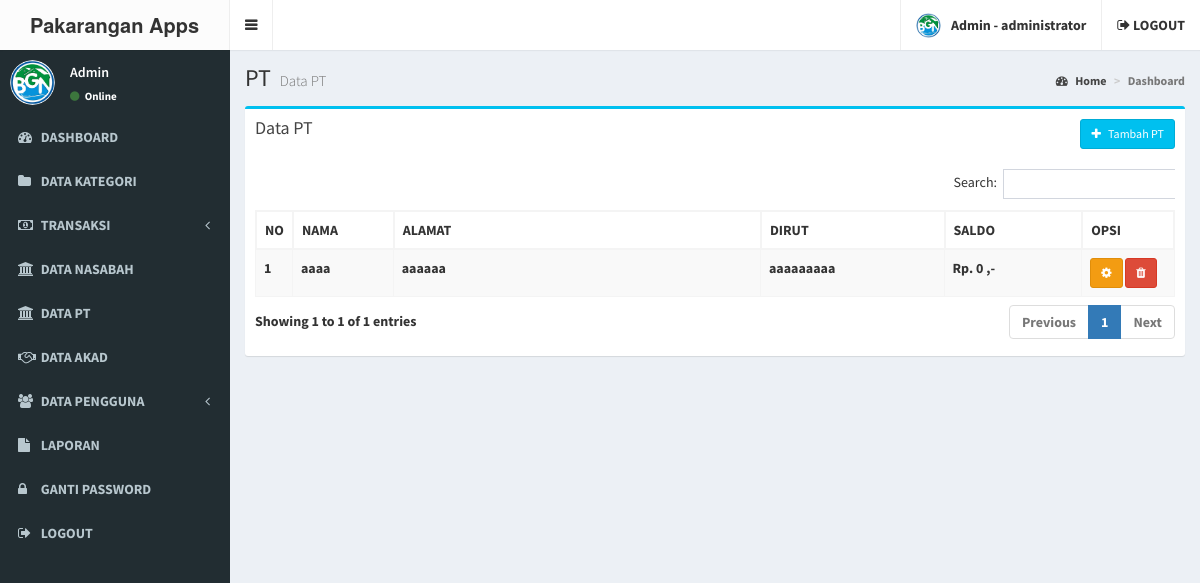
Page /admin/pt.php (signed in) on the committed database.
### tables this page shows
CREATE TABLE IF NOT EXISTS `user` (
  `user_id` int(11) NOT NULL AUTO_INCREMENT,
  `user_nama` varchar(100) NOT NULL,
  `user_username` varchar(100) NOT NULL,
  `user_password` varchar(100) NOT NULL,
  `user_foto` varchar(100) DEFAULT NULL,
  `user_level` varchar(20) NOT NULL,
  PRIMARY KEY (`user_id`)
);

CREATE TABLE IF NOT EXISTS `pt` (
  `id` int(11) NOT NULL AUTO_INCREMENT,
  `nama_pt` varchar(255) NOT NULL,
  `alamat_pt` varchar(255) NOT NULL,
  `dirut_pt` varchar(255) NOT NULL DEFAULT '0',
  `saldo` bigint(20) NOT NULL DEFAULT 0,
  PRIMARY KEY (`id`)
);

### admin/pt.php (the view, shortened to what this page needs)
<?php include 'header.php'; ?>
<div class="content-wrapper">
  <section class="content-header">
    <h1>
      PT
      <small>Data PT</small>
    </h1>
    <ol class="breadcrumb">
      <li><a href="#"><i class="fa fa-dashboard"></i> Home</a></li>
      <li class="active">Dashboard</li>
    </ol>
  </section>
  <section class="content">
    <div class="row">
      <section class="col-lg-12">
        <div class="box box-info">
          <div class="box-header">
            <h3 class="box-title">Data PT</h3>
            <div class="btn-group pull-right">
              <button type="button" class="btn btn-info btn-sm" data-toggle="modal" data-target="#exampleModal">
                <i class="fa fa-plus"></i> &nbsp Tambah PT
              </button>
            </div>
          </div>
          <div class="box-body">
            <div class="table-responsive">
              <table class="table table-bordered table-striped" id="table-datatable">
                <thead>
                  <tr>
                    <th width="1%">NO</th>
                    <th>NAMA</th>
                    <th width="40%">ALAMAT</th>
                    <th width="20%">DIRUT</th>
                    <th width="15%">SALDO</th>
                    <th width="10%">OPSI</th>
                  </tr>
                </thead>
                <tbody>
                  <?php
                  include '../koneksi.php';
                  $no = 1;
                  $data = mysqli_query($koneksi, "SELECT id, nama_pt, alamat_pt, dirut_pt,
                          (SELECT SUM(nominal) FROM transaksi_pt WHERE pt_id = p.id AND jenis = 'Pemasukan') as pemasukan,
                          (SELECT SUM(nominal) FROM transaksi_pt WHERE pt_id = p.id AND jenis = 'Pengeluaran') as pengeluaran
                          FROM pt as p");
                  while ($d = mysqli_fetch_array($data)) {
                    $saldo = $d['pemasukan'] - $d['pengeluaran'];
                  ?>
                    <tr>
                      <td><?php echo $no++; ?></td>
                      <td><?php echo $d['nama_pt']; ?></td>
                      <td><?php echo $d['alamat_pt']; ?></td>
                      <td><?php echo $d['dirut_pt']; ?></td>
                      <td><?php echo "Rp. " . number_format($saldo) . " ,-" ?></td>
                      <td>
                        <button type="button" class="btn btn-warning btn-sm" data-toggle="modal" data-target="#edit_kategori_<?php echo $d['id'] ?>">
                          <i class="fa fa-cog"></i>
                        </button>
                        <button type="button" class="btn btn-danger btn-sm" data-toggle="modal" data-target="#hapus_kategori_<?php echo $d['id'] ?>">
                          <i class="fa fa-trash"></i>
                        </button>
                      </td>
                    </tr>
                  <?php
                  }
                  ?>
                </tbody>
              </table>
            </div>
          </div>
        </div>
      </section>
    </div>
  </section>
</div>
<?php include 'footer.php'; ?>

### admin/header.php (shortened to what this page needs)
<!DOCTYPE html>
<html>
<head>
  <link rel="stylesheet" href="../assets/bower_components/bootstrap/dist/css/bootstrap.min.css">
  <link rel="stylesheet" href="../assets/bower_components/font-awesome/css/font-awesome.min.css">
  <link rel="stylesheet" href="../assets/bower_components/Ionicons/css/ionicons.min.css">
  <link rel="stylesheet" href="../assets/dist/css/AdminLTE.min.css">
  <link rel="stylesheet" href="../assets/bower_components/datatables.net-bs/css/dataTables.bootstrap.min.css">
  <link rel="stylesheet" href="../assets/css/main.css">
  <link rel="stylesheet" href="../assets/dist/css/skins/_all-skins.min.css">
  <link rel="stylesheet" href="../assets/bower_components/morris.js/morris.css">
  <link rel="stylesheet" href="../assets/bower_components/jvectormap/jquery-jvectormap.css">
  <link rel="stylesheet" href="../assets/bower_components/bootstrap-datepicker/dist/css/bootstrap-datepicker.min.css">
  <link rel="stylesheet" href="../assets/bower_components/bootstrap-daterangepicker/daterangepicker.css">
  <link rel="stylesheet" href="../assets/plugins/bootstrap-wysihtml5/bootstrap3-wysihtml5.min.css">
  <?php
  include '../koneksi.php';
  ?>
</head>
<body class="hold-transition skin-black sidebar-mini">
  <div class="wrapper">
    <header class="main-header">
      <a href="index.php" class="logo">
        <span class="logo-lg"><b>Pakarangan Apps</span>
      </a>
      <nav class="navbar navbar-static-top">
        <a href="#" class="sidebar-toggle" data-toggle="push-menu" role="button">
        </a>
        <div class="navbar-custom-menu">
          <ul class="nav navbar-nav">
            <li class="dropdown user user-menu">
              <a href="#" class="dropdown-toggle" data-toggle="dropdown">
                <?php
                $id_user = $_SESSION['id'];
                $profil = mysqli_query($koneksi, "select * from user where user_id='$id_user'");
                $profil = mysqli_fetch_assoc($profil);
                if ($profil['user_foto'] == "") {
                ?>
                  <img src="../gambar/sistem/user.png" class="user-image">
                <?php } else { ?>
                  <img src="../gambar/user/<?php echo $profil['user_foto'] ?>" class="user-image">
                <?php } ?>
                <span class="hidden-xs"><?php echo $_SESSION['nama']; ?> - <?php echo $_SESSION['level']; ?></span>
              </a>
            </li>
            <li>
              <a href="logout.php"><i class="fa fa-sign-out"></i> LOGOUT</a>
            </li>
          </ul>
        </div>
      </nav>
    </header>
    <aside class="main-sidebar">
      <section class="sidebar">
        <div class="user-panel">
          <div class="pull-left image">
            <?php
            $id_user = $_SESSION['id'];
            $profil = mysqli_query($koneksi, "select * from user where user_id='$id_user'");
            $profil = mysqli_fetch_assoc($profil);
            if ($profil['user_foto'] == "") {
            ?>
              <img src="../gambar/sistem/user.png" class="img-circle">
            <?php } else { ?>
              <img src="../gambar/user/<?php echo $profil['user_foto'] ?>" class="img-circle" style="max-height:45px">
            <?php } ?>
          </div>
          <div class="pull-left info">
            <p><?php echo $_SESSION['nama']; ?></p>
            <a href="#"><i class="fa fa-circle text-success"></i> Online</a>
          </div>
        </div>
        <ul class="sidebar-menu" data-widget="tree">
          <li>
            <a href="index.php">
              <i class="fa fa-dashboard"></i> <span>DASHBOARD</span>
            </a>
          </li>
          <li>
            <a href="kategori.php">
              <i class="fa fa-folder"></i> <span>DATA KATEGORI</span>
            </a>
          </li>
          <li class="treeview">
            <a href="#">
              <i class="fa fa-money"></i>
              <span>TRANSAKSI</span>
              <span class="pull-right-container">
                <i class="fa fa-angle-left pull-right"></i>
              </span>
            </a>
          </li>
          <li>
            <a href="nasabah.php">
              <i class="fa fa-university"></i> <span>DATA NASABAH</span>
            </a>
          </li>
          <li>
            <a href="pt.php">
              <i class="fa fa-university"></i> <span>DATA PT</span>
            </a>
          </li>
          <li>
            <a href="akad.php">
              <i class="fa fa-handshake-o"></i> <span>DATA AKAD</span>
            </a>
          </li>
          <li class="treeview">
            <a href="#">
              <i class="fa fa-users"></i>
              <span>DATA PENGGUNA</span>
              <span class="pull-right-container">
                <i class="fa fa-angle-left pull-right"></i>
              </span>
            </a>
          </li>
          <li>
            <a href="laporan.php">
              <i class="fa fa-file"></i> <span>LAPORAN</span>
            </a>
          </li>
          <li>
            <a href="gantipassword.php">
              <i class="fa fa-lock"></i> <span>GANTI PASSWORD</span>
            </a>
          </li>
          <li>
            <a href="logout.php">
              <i class="fa fa-sign-out"></i> <span>LOGOUT</span>
            </a>
          </li>
        </ul>
      </section>
    </aside>

### admin/header.php (style rules this page uses)
#table-datatable { width: 100% !important; }
#table-datatable .sorting_disabled { border: 1px solid #f4f4f4; }

### rows in the picture
user: user_foto (picture)
pt: nama_pt "aaaa", alamat_pt "aaaaaa", dirut_pt "aaaaaaaaa", saldo "0"

### other values in the picture
$_SESSION['nama'] "Admin"
$_SESSION['level'] "administrator"
